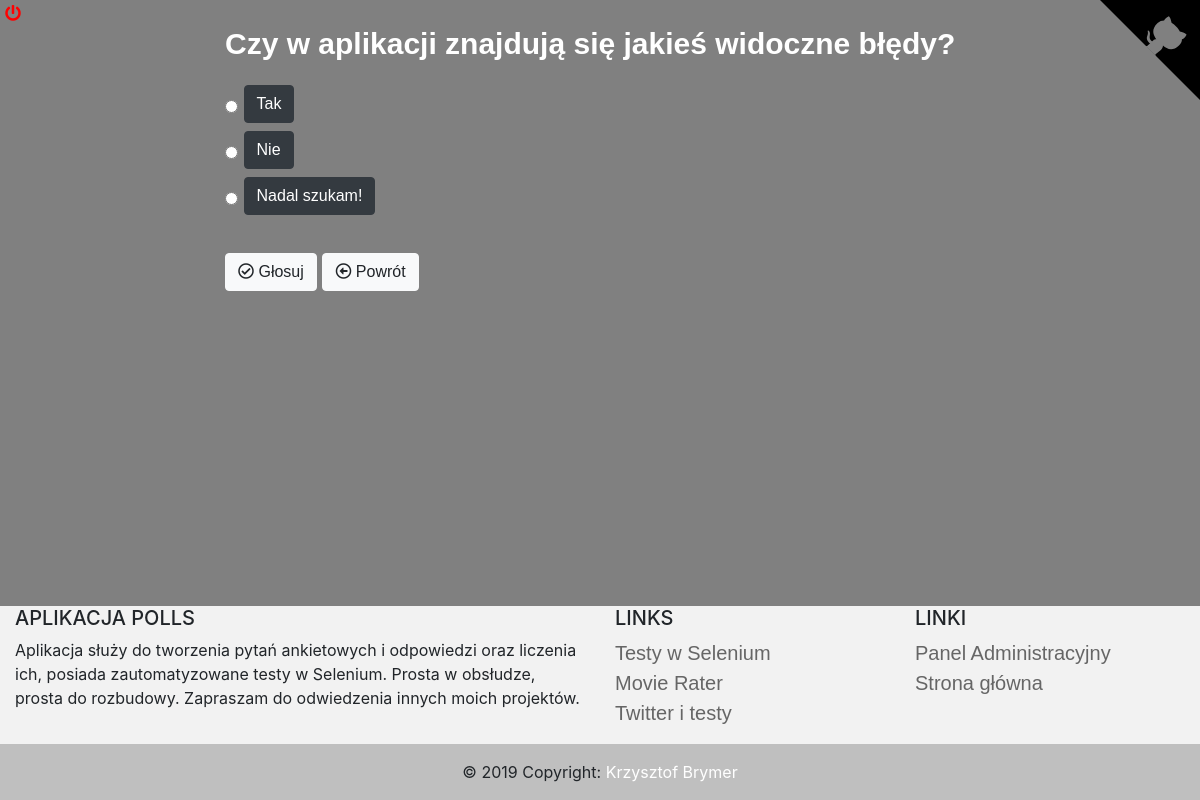
Page /polls/9/ on the committed database.
### polls/models.py (models this page shows, shortened)
class Question(models.Model):
    question_text = models.CharField(max_length=200)
    pub_date = models.DateTimeField('Date published')
    def was_published_recently(self):
        now = timezone.now()
        return now - datetime.timedelta(days=1) <= self.pub_date <= now
    was_published_recently.admin_order_field = 'pub_date'
    was_published_recently.boolean = True
    was_published_recently.short_description = 'Published recently?'

class Choice(models.Model):
    question = models.ForeignKey(Question, on_delete=models.CASCADE)
    choice_text = models.CharField(max_length=200)
    votes = models.IntegerField(default=0)

### polls/views.py (the view)
# urls.py: path('<int:pk>/', views.DetailView.as_view(), name='detail'),
class DetailView(generic.DetailView):
    model = Question
    template_name = 'polls/detail.html'
    def get_queryset(self):
        return Question.objects.filter(pub_date__lte=timezone.now())

### polls/templates/polls/detail.html (shortened to what this page needs)
{% extends 'polls/base.html' %}
{% block body %}
    <div class="container">
        <h2>{{ question.question_text }}</h2>
        <form action="{% url 'polls:vote' question.id %}" method="post">
            {% for choice in question.choice_set.all %}
                <input type="radio" name="choice" id="choice{{ forloop.counter }}" value="{{ choice.id }}">
                <label class="btn btn-dark htn-lg" for="choice{{ forloop.counter }}">{{ choice.choice_text }}</label><br>
            {% endfor %}
            <br>
            <button type="submit" class="btn btn-light"><i class="far fa-check-circle"></i> Głosuj</button>
            <a class="btn btn-light" href="{% url 'polls:index' %}"><i class="far fa-arrow-alt-circle-left"></i> Powrót</a>
         </form>
    </div>
{% endblock %}

### static/polls/style.css (style rules this page uses)
html, body { background: grey; height: 100%; width: 100%; margin: 0; display: table; }
h2 { font-size: 30px; font-family: 'Arial'; font-weight: bold; padding-bottom: 15px; width: 100%; color: white; }
form { color: White; font-size: 20px; font-family: 'Arial'; }
.container { width: 65%; margin: auto; }

### rows in the picture
Question: question_text "Czy w aplikacji znajdują się jakieś widoczne błędy?"
Choice: choice_text "Tak"
Choice: choice_text "Nie"
Choice: choice_text "Nadal szukam!"
